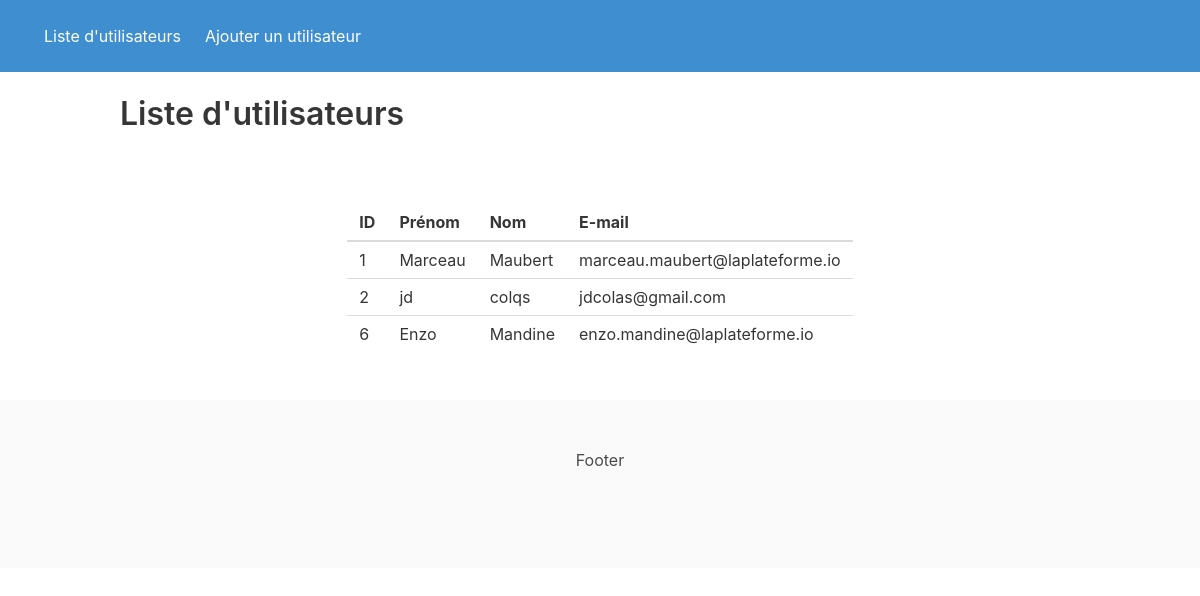
/job01/index.php, run on the app's committed database.
### tables this page shows
CREATE TABLE `utilisateurs` (
  `id` int(11) NOT NULL,
  `firstname` varchar(255) NOT NULL,
  `lastname` varchar(255) NOT NULL,
  `email` varchar(255) NOT NULL
);

### job01/controllers/Utilisateurs.php (called while the page is built, shortened)
<?php
$model = require_once(__DIR__ . "/../models/Utilisateurs.php");
class Utilisateurs {
	public $model;
	public function __construct($model) {
		$this->model = $model;
	}
	public function getUsers() {
		$users = $this->model->getUsers();
		require(__DIR__ . "/../views/list-users.php");
	}
}
return new Utilisateurs($model);

### job01/models/Utilisateurs.php (called while the page is built, shortened)
<?php
require_once(__DIR__ . "/../config/db.php");
class Utilisateurs_model {
    public $db;
    public function __construct($db) {
        $this->db = $db;
    }
    public function getUsers() {
        $stmt = $this->db->prepare("SELECT * FROM utilisateurs;");
        $stmt->execute();
        $users = $stmt->fetchAll();
        return $users;
    }
}
return new Utilisateurs_model($db);

### job01/views/list-users.php (the view, shortened to what this page needs)
<?php
$title = "Liste d'utilisateurs"
?>
<html lang="en">
	<head>
		<?php include("head.php") ?>
	</head>
	<body>
		<?php include("header.php") ?>
		<main class="section">
			<div class="container">
				<div class="columns is-centered">
					<div class="column is-narrow">
						<table class="table">
							<thead>
								<tr>
									<th>ID</th>
									<th>Prénom</th>
									<th>Nom</th>
									<th>E-mail</th>
								</tr>
							</thead>
							<tbody>
								<?php foreach ($users as $user) { ?>
								<tr>
									<td><?= $user["id"] ?></td>
									<td><?= $user["firstname"] ?></td>
									<td><?= $user["lastname"] ?></td>
									<td><?= $user["email"] ?></td>
								</tr>
								<?php } ?>
							</tbody>
						</table>
					</div>
				</div>
			</div>
		</main>
		<?php include("footer.php") ?>
	</body>
</html>

### job01/index.php
<?php
$userController = require_once("controllers/Utilisateurs.php");
if (isset($_GET["page"]) && $_GET["page"] == "addUser") {
	$userController->addUser();
} else {
	$userController->getUsers();
}

### job01/views/head.php (shortened to what this page needs)
<link rel="stylesheet" href="https://cdn.jsdelivr.net/npm/bulma@0.9.0/css/bulma.min.css">

### job01/views/header.php
<nav class="navbar is-info is-spaced" role="navigation" aria-label="main navigation">
	<div class="navbar-menu">
		<div class="navbar-start">
			<a class="navbar-item" href="?page=getUsers">
				Liste d'utilisateurs
			</a>
			<a class="navbar-item" href="?page=addUser">
				Ajouter un utilisateur
			</a>
		</div>
	</div>
</nav>
<header class="hero is-small">
	<div class="hero-body">
		<div class="container">
			<h1 class="title"><?= $title ?></h1>
		</div>
	</div>
</header>

### job01/views/footer.php
<footer class="footer">
	<div class="content has-text-centered">
		<p>
			Footer
		</p>
	</div>
</footer>

### data on the page
utilisateurs: id "1", firstname "Marceau", lastname "Maubert", email "marceau.maubert@laplateforme.io"
utilisateurs: id "2", firstname "jd", lastname "colqs", email "jdcolas@gmail.com"
utilisateurs: id "6", firstname "Enzo", lastname "Mandine", email "enzo.mandine@laplateforme.io"

### other printed values
$title "Liste d'utilisateurs"
